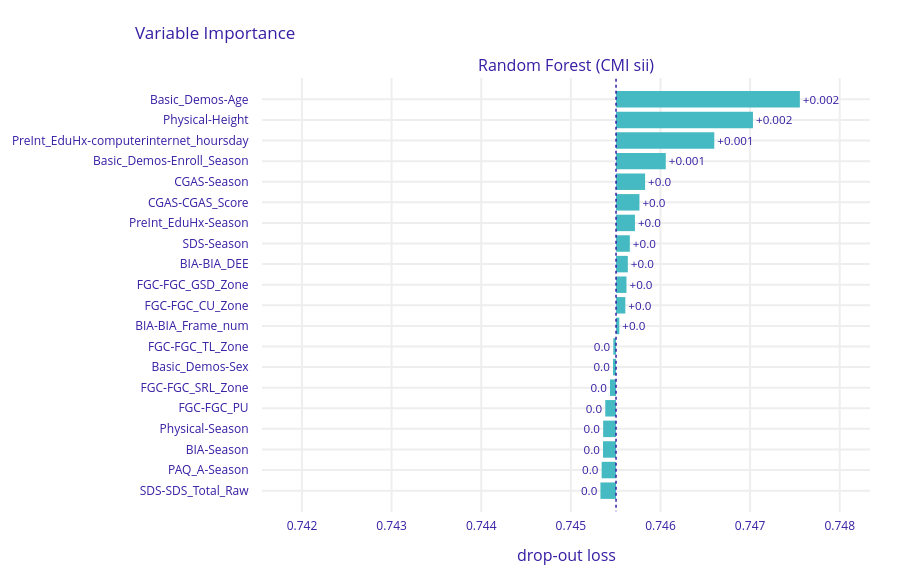

This figure's notebook cell:
### Code cell
# Global: Variable Importance (permutation-based) 
vi = dalex_explainer.model_parts(N=300, B=5, random_state=random_state)
vi.plot(max_vars=20)

### Figure 1 — Plotly figure (JSON) as saved in the notebook; plotly's stock layout.template omitted (floating-point values rounded to 4 significant figures)
{"data": [{"base": 0.7455, "hoverinfo": "text", "hoverlabel": {"bgcolor": "rgba(0,0,0,0.8)"}, "hovertext": ["Model: Random Forest (CMI sii) loss after<br>variable: Basic_Demos-Age is permuted: 0.748<br>Drop-out loss change: +0.002", "Model: Random Forest (CMI sii) loss after<br>variable: Physical-Height is permuted: 0.747<br>Drop-out loss change: +0.002", "Model: Random Forest (CMI sii) loss after<br>variable: PreInt_EduHx-computerinternet_hoursday is permuted: 0.747<br>Drop-out loss change: +0.001", "Model: Random Forest (CMI sii) loss after<br>variable: Basic_Demos-Enroll_Season is permuted: 0.746<br>Drop-out loss change: +0.001", "Model: Random Forest (CMI sii) loss after<br>variable: CGAS-Season is permuted: 0.746<br>Drop-out loss change: +0.0", "Model: Random Forest (CMI sii) loss after<br>variable: CGAS-CGAS_Score is permuted: 0.746<br>Drop-out loss change: +0.0", "Model: Random Forest (CMI sii) loss after<br>variable: PreInt_EduHx-Season is permuted: 0.746<br>Drop-out loss change: +0.0", "Model: Random Forest (CMI sii) loss after<br>variable: SDS-Season is permuted: 0.746<br>Drop-out loss change: +0.0", "Model: Random Forest (CMI sii) loss after<br>variable: BIA-BIA_DEE is permuted: 0.746<br>Drop-out loss change: +0.0", "Model: Random Forest (CMI sii) loss after<br>variable: FGC-FGC_GSD_Zone is permuted: 0.746<br>Drop-out loss change: +0.0", "Model: Random Forest (CMI sii) loss after<br>variable: FGC-FGC_CU_Zone is permuted: 0.746<br>Drop-out loss change: +0.0", "Model: Random Forest (CMI sii) loss after<br>variable: BIA-BIA_Frame_num is permuted: 0.746<br>Drop-out loss change: +0.0", "Model: Random Forest (CMI sii) loss after<br>variable: FGC-FGC_TL_Zone is permuted: 0.745<br>Drop-out loss change: -0.0", "Model: Random Forest (CMI sii) loss after<br>variable: Basic_Demos-Sex is permuted: 0.745<br>Drop-out loss change: -0.0", "Model: Random Forest (CMI sii) loss after<br>variable: FGC-FGC_SRL_Zone is permuted: 0.745<br>Drop-out loss change: -0.0", "Model: Random Forest (CMI sii) loss after<br>variable: FGC-FGC_PU is permuted: 0.745<br>Drop-out loss change: -0.0", "Model: Random Forest (CMI sii) loss after<br>variable: Physical-Season is permuted: 0.745<br>Drop-out loss change: -0.0", "Model: Random Forest (CMI sii) loss after<br>variable: BIA-Season is permuted: 0.745<br>Drop-out loss change: -0.0", "Model: Random Forest (CMI sii) loss after<br>variable: PAQ_A-Season is permuted: 0.745<br>Drop-out loss change: -0.0", "Model: Random Forest (CMI sii) loss after<br>variable: SDS-SDS_Total_Raw is permuted: 0.745<br>Drop-out loss change: -0.0"], "marker": {"color": "#46bac2"}, "orientation": "h", "showlegend": false, "text": ["+0.002", "+0.002", "+0.001", "+0.001", "+0.0", "+0.0", "+0.0", "+0.0", "+0.0", "+0.0", "+0.0", "+0.0", "0.0", "0.0", "0.0", "0.0", "0.0", "0.0", "0.0", "0.0"], "textposition": "outside", "type": "bar", "x": [0.002051, 0.001528, 0.001096, 0.000555, 0.0003243, 0.0002613, 0.000211, 0.0001538, 0.0001317, 0.0001165, 0.0001039, 3.637e-05, -3.038e-05, -3.382e-05, -6.764e-05, -0.0001203, -0.0001438, -0.0001451, -0.0001605, -0.000174], "xaxis": "x", "y": ["Basic_Demos-Age", "Physical-Height", "PreInt_EduHx-computerinternet_hoursday", "Basic_Demos-Enroll_Season", "CGAS-Season", "CGAS-CGAS_Score", "PreInt_EduHx-Season", "SDS-Season", "BIA-BIA_DEE", "FGC-FGC_GSD_Zone", "FGC-FGC_CU_Zone", "BIA-BIA_Frame_num", "FGC-FGC_TL_Zone", "Basic_Demos-Sex", "FGC-FGC_SRL_Zone", "FGC-FGC_PU", "Physical-Season", "BIA-Season", "PAQ_A-Season", "SDS-SDS_Total_Raw"], "yaxis": "y"}], "layout": {"annotations": [{"font": {"size": 16}, "showarrow": false, "text": "Random Forest (CMI sii)", "x": 0.5, "xanchor": "center", "xref": "paper", "y": 1, "yanchor": "bottom", "yref": "paper"}, {"font": {"size": 16}, "showarrow": false, "text": "drop-out loss", "x": 0.5, "xanchor": "center", "xref": "paper", "y": 0, "yanchor": "top", "yref": "paper", "yshift": -30}], "font": {"color": "#371ea3"}, "height": 583, "margin": {"b": 71, "r": 30, "t": 78}, "shapes": [{"line": {"color": "#371ea3", "dash": "dot", "width": 1.5}, "type": "line", "x0": 0.7455, "x1": 0.7455, "xref": "x", "y0": -1, "y1": 20, "yref": "y"}], "title": {"text": "Variable Importance", "x": 0.15}, "xaxis": {"anchor": "y", "automargin": true, "domain": [0, 1], "fixedrange": true, "gridwidth": 2, "range": [0.7416, 0.7483], "tickcolor": "white", "ticklen": 3, "ticks": "outside", "type": "linear", "zeroline": false}, "yaxis": {"anchor": "x", "automargin": true, "autorange": "reversed", "domain": [0, 1], "fixedrange": true, "gridwidth": 2, "tickcolor": "white", "ticklen": 10, "ticks": "outside", "type": "category"}}}
